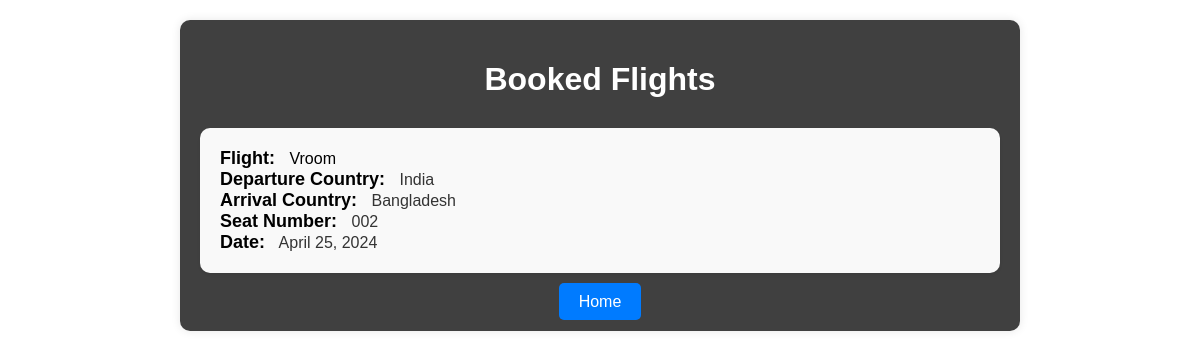
The app's page /booked-flights/ (signed in) with its own data.
### tbp/models.py (models this page shows, shortened)
class SeatBooking(models.Model):
    seat = models.ForeignKey(Seat, on_delete=models.CASCADE)
    user = models.ForeignKey(User, on_delete=models.CASCADE)
    date = models.DateField()

class Seat(models.Model):
    ECONOMY = 'Economy'
    BUSINESS = 'Business'
    FIRST_CLASS = 'First Class'
    SEAT_TYPE_CHOICES = [
        (ECONOMY, 'Economy'),
        (BUSINESS, 'Business'),
        (FIRST_CLASS, 'First Class'),
    ]
    plane = models.ForeignKey(Plane, on_delete=models.CASCADE)
    seat_number = models.CharField(max_length=10)
    price = models.DecimalField(max_digits=10, decimal_places=2, default=0)
    seat_type = models.CharField(max_length=20, choices=SEAT_TYPE_CHOICES, default='Economy')

class Plane(models.Model):
    airline = models.ForeignKey(Airline, on_delete=models.CASCADE)
    name = models.CharField(max_length=100)
    model = models.CharField(max_length=100)
    capacity = models.IntegerField()
    arrival_country = models.CharField(max_length=100, default = "Bangladesh")
    departure_country = models.CharField(max_length=100, default = "India")

### tbp/views.py (the view)
# urls.py: path('booked-flights/', view_booked_flights, name='booked_flights'),
def view_booked_flights(request):
    booked_flights = SeatBooking.objects.filter(user=request.user).select_related('seat__plane')
    return render(request, 'booked_flights.html', {'booked_flights': booked_flights})

### tbp/templates/booked_flights.html (shortened to what this page needs)
<!DOCTYPE html>
<html lang="en">
<head>
</head>
<body>
    <div class="container">
        <h1>Booked Flights</h1>
        <ul>
            {% for flight_booking in booked_flights %}
                <li>
                    <strong>Flight:</strong> <span style="color: #000;">{{ flight_booking.seat.plane.name }}</span><br>
                    <strong>Departure Country:</strong> <span>{{ flight_booking.seat.plane.departure_country }}</span><br>
                    <strong>Arrival Country:</strong> <span>{{ flight_booking.seat.plane.arrival_country }}</span><br>
                    <strong>Seat Number:</strong> <span>{{ flight_booking.seat.seat_number }}</span><br>
                    <strong>Date:</strong> <span>{{ flight_booking.date }}</span><br>
                </li>
            {% empty %}
                <li class="no-flights">No booked flights.</li>
            {% endfor %}
        </ul>
        <div class="home-button">
            <a href="{% url 'home' %}" class="bg-blue-500 hover:bg-blue-600 text-white font-semibold px-4 py-2 rounded inline-block mt-8">Home</a>
        </div>
    </div>
</body>
</html>

### tbp/templates/booked_flights.html (style rules this page uses)
body { font-family: Arial, sans-serif; margin: 0; padding: 0; background-image: url('/static/images/backgrounds/bg-01.jpg'); background-size: cover; background-position: center; background-attachment: fixed; color: #fff; }
.container { max-width: 800px; margin: 20px auto; padding: 20px; background-color: rgba(0, 0, 0, 0.75); border-radius: 10px; box-shadow: 0 0 10px rgba(0, 0, 0, 0.1); color: #fff; }
h1 { text-align: center; color: #fff; margin-bottom: 30px; }
ul { padding: 0; margin: 0; }
li { list-style: none; margin-bottom: 20px; padding: 20px; border-radius: 10px; background-color: #f9f9f9; box-shadow: 0 2px 5px rgba(0, 0, 0, 0.1); transition: all 0.3s ease; color: #333; }
strong { color: #000000; font-size: 18px; margin-right: 10px; }
.home-button { display: block; text-align: center; margin-top: 20px; }
.home-button a { text-decoration: none; color: #fff; background-color: #007bff; padding: 10px 20px; border-radius: 5px; transition: background-color 0.3s ease; }

### records on screen
SeatBooking: seat.plane.name "Vroom", seat.plane.departure_country "India", seat.plane.arrival_country "Bangladesh", seat.seat_number "002", date "April 25, 2024"
